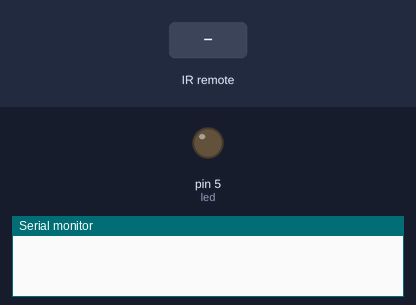
Simulated run of this sketch. Board: Arduino Uno, built with avr-gcc and run on an emulated ATmega328P. Parts: output pins drawn as LEDs (lit = HIGH), the last lines printed to the serial monitor. Inputs (shaded band) come from the test bench.

Above: at 1.2 s.
1.3 s: infrared code 0xE718FF00 received
At 1.9 s:
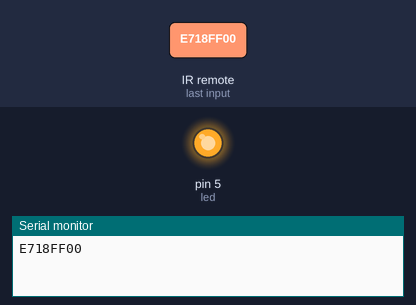
3.8 s: infrared code 0xAD52FF00 received
5.3 s: infrared code 0xF708FF00 received
Timing chart, 0 to 8.3 s (numbered marks = the images above; inputs shaded):
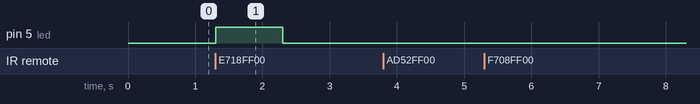

Measured:
- after the input at 1.3 s, pin 5 (led): LOW → HIGH at once, → LOW 1.0 s later

The sketch:

control_infrarrojo.ino
```cpp
#include <Servo.h>
#include<IRremote.h>
int sensor =11;

#define Boton_arriba 0xE718FF00
#define Boton_abajo 0xAD52FF00
#define Boton_izquierda 0xF708FF00
#define Boton_derecha 0xA55AFF00
#define Boton_1 0xBA45FF00
#define Boton_2 0xB946FF00
#define Boton_3 0xB847FF00
int led=  5;
// lo que pasa aca es que los botones del control remoto
// estan en hexadecimal, al apretarlo van a salir los
// codigos que estan arriba
// esto es un ejemplo, son mas botones
void setup(){
  Serial.begin(9600);
  IrReceiver.begin(sensor,DISABLE_LED_FEEDBACK);
  pinMode(led,OUTPUT);
  }
void loop(){
  if(IrReceiver.decode()){
    Serial.println(IrReceiver.decodedIRData.decodedRawData,HEX);

  if(IrReceiver.decodedIRData.decodedRawData ==Boton_arriba)
  {  digitalWrite(led,HIGH);
     delay(1000);
     digitalWrite(led,LOW);
     }

    IrReceiver.resume();
 }
  delay(100);
  }
```
